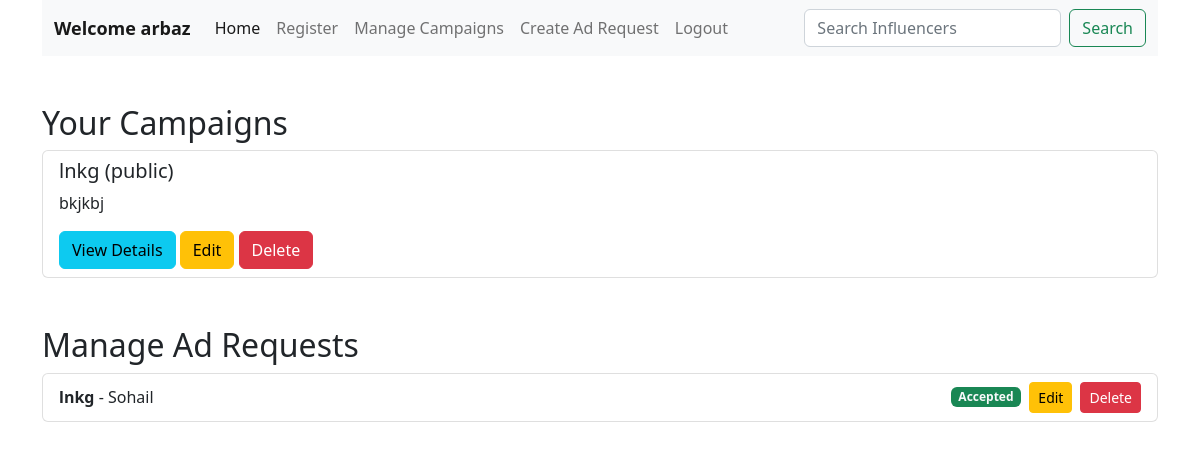
The app's page /sponsor_dashboard (signed in) with its own data.
### Code/models_2.py (models this page shows)
class Sponsor(db.Model):
    sponsor_id = db.Column(db.Integer, primary_key=True)
    user_id = db.Column(db.Integer, db.ForeignKey('user.user_id'), nullable=False)
    name = db.Column(db.String, nullable=False)
    industry = db.Column(db.String, nullable=False)
    budget = db.Column(db.Numeric, nullable=False)
    campaigns = db.relationship('Campaign', backref='sponsor')

class Campaign(db.Model):
    campaign_id = db.Column(db.Integer, primary_key=True)
    sponsor_id = db.Column(db.Integer, db.ForeignKey('sponsor.sponsor_id'), nullable=False)
    name = db.Column(db.String, nullable=False)
    description = db.Column(db.String, nullable=False)
    start_date = db.Column(db.Date, nullable=False)
    end_date = db.Column(db.Date, nullable=False)
    budget = db.Column(db.Numeric, nullable=False)
    visibility = db.Column(db.String, nullable=False)
    goals = db.Column(db.String, nullable=False)
    ad_requests = db.relationship('AdRequest', backref='campaign')

class AdRequest(db.Model):
    ad_request_id = db.Column(db.Integer, primary_key=True)
    campaign_id = db.Column(db.Integer, db.ForeignKey('campaign.campaign_id'), nullable=False)
    influencer_id = db.Column(db.Integer, db.ForeignKey('influencer.influencer_id'), nullable=False)
    messages = db.Column(db.Text, nullable=False)
    requirements = db.Column(db.Text, nullable=False)
    payment_amount = db.Column(db.Numeric, nullable=False)
    status = db.Column(db.String(50), nullable=False, default='Pending')

class Influencer(db.Model):
    influencer_id = db.Column(db.Integer, primary_key=True)
    user_id = db.Column(db.Integer, db.ForeignKey('user.user_id'), nullable=False)
    name = db.Column(db.String, nullable=False)
    category = db.Column(db.String, nullable=False)
    niche = db.Column(db.String, nullable=False)
    reach = db.Column(db.Integer, nullable=False)
    ad_requests = db.relationship('AdRequest', backref='influencer')

### Code/app.py (the view)
@app.route('/sponsor_dashboard')
@login_required
def sponsor_dashboard():
    if current_user.role != 'sponsor':
        return redirect(url_for('login'))
    try:
        sponsor = Sponsor.query.filter_by(user_id=current_user.user_id).first()
        if sponsor:
            campaigns = Campaign.query.filter_by(sponsor_id=sponsor.sponsor_id).all()
            ad_requests = AdRequest.query.join(Campaign).filter(Campaign.sponsor_id == sponsor.sponsor_id).all()
            return render_template('sponsors.html', sponsor=sponsor, campaigns=campaigns, ad_requests=ad_requests)
        else:
            flash('Sponsor information not found.')
            return redirect(url_for('login'))
    except Exception as e:
        print(f"Error fetching sponsor data: {e}")
        flash('An error occurred while fetching sponsor data.')
        return redirect(url_for('login'))

### Code/app.py (called while the page is built)
@login_manager.user_loader
def load_user(user_id):
    return User.query.get(int(user_id))

### Code/models_2.py (called while the page is built)
    @property
    def is_active(self):
        return True

### Code/templates/sponsors.html (shortened to what this page needs)
<!DOCTYPE html>
<html lang="en">
<head>
    <link href="https://cdn.jsdelivr.net/npm/bootstrap@5.2.3/dist/css/bootstrap.min.css" rel="stylesheet">
</head>
<body>
    <div class="container">
        <nav class="navbar navbar-expand-lg bg-light mb-3">
            <div class="container-fluid">
                <a class="navbar-brand" href="#"><b><font size="4">Welcome {{ sponsor.name }}</font></b></a>
                <div class="collapse navbar-collapse" id="navbarSupportedContent">
                    <ul class="navbar-nav me-auto mb-2 mb-lg-0">
                        <li class="nav-item">
                            <a class="nav-link active" aria-current="page" href="/"><font size="3">Home</font></a>
                        </li>
                        <li class="nav-item">
                            <a class="nav-link" href="/register"><font size="3">Register</font></a>
                        </li>
                        <li class="nav-item">
                            <a class="nav-link" href="{{ url_for('manage_campaigns') }}"><font size="3">Manage Campaigns</font></a>
                        </li>
                        <li class="nav-item">
                            <a class="nav-link" href="{{ url_for('create_ad_request') }}"><font size="3">Create Ad Request</font></a>
                        </li>
                        <li class="nav-item">
                            <a class="nav-link" href="{{ url_for('logout') }}">Logout</a>
                        </li>
                    </ul>
                    <form class="d-flex" role="search" action="{{ url_for('search_influencers') }}" method="GET">
                        <input class="form-control me-2" type="search" name="query" placeholder="Search Influencers" aria-label="Search">
                        <button class="btn btn-outline-success" type="submit">Search</button>
                    </form>
                </div>
            </div>
        </nav>
        <h2 class="mt-5">Your Campaigns</h2>
        <div class="list-group">
            {% for campaign in campaigns %}
            <div class="list-group-item">
                <h5>{{ campaign.name }} ({{ campaign.visibility }})</h5>
                <p>{{ campaign.description }}</p>
                <a href="{{ url_for('view_campaign', campaign_id=campaign.campaign_id) }}" class="btn btn-info">View Details</a>
                <a href="{{ url_for('update_campaign', campaign_id=campaign.campaign_id) }}" class="btn btn-warning">Edit</a>
                <form method="POST" action="{{ url_for('delete_campaign', campaign_id=campaign.campaign_id) }}" style="display:inline;">
                    <button type="submit" class="btn btn-danger">Delete</button>
                </form>
            </div>
            {% endfor %}
        </div>
        <h2 class="mt-5">Manage Ad Requests</h2>
        <ul class="list-group">
            {% for ad_request in ad_requests %}
            <li class="list-group-item d-flex justify-content-between align-items-center">
                <div>
                    <strong>{{ ad_request.campaign.name }}</strong> - {{ ad_request.influencer.name }}
                </div>
                <div class="d-flex align-items-center">
                    {% if ad_request.status == 'Pending' %}
                        <form method="POST" action="{{ url_for('accept_request', ad_request_id=ad_request.ad_request_id) }}" style="display:inline;">
                            <button type="submit" class="btn btn-success btn-sm me-2">Accept</button>
                        </form>
                        <form method="POST" action="{{ url_for('reject_request', ad_request_id=ad_request.ad_request_id) }}" style="display:inline;">
                            <button type="submit" class="btn btn-danger btn-sm me-2">Reject</button>
                        </form>
                    {% elif ad_request.status == 'Accepted' %}
                        <span class="badge bg-success text-light me-2">Accepted</span>
                    {% elif ad_request.status == 'Rejected' %}
                        <span class="badge bg-danger text-light me-2">Rejected</span>
                    {% else %}
                        <span class="badge bg-secondary text-light me-2">{{ ad_request.status }}</span>
                    {% endif %}
                    <a href="{{ url_for('update_ad_request', ad_request_id=ad_request.ad_request_id) }}" class="btn btn-warning btn-sm me-2">Edit</a>
                    <form method="POST" action="{{ url_for('delete_ad_request', ad_request_id=ad_request.ad_request_id) }}" onsubmit="return confirm('Are you sure you want to delete this ad request?');" style="display:inline;">
                        <button type="submit" class="btn btn-danger btn-sm">Delete</button>
                    </form>
                </div>
            </li>
            {% endfor %}
    </div>
</body>
</html>

### records on screen
Sponsor: name "arbaz"
Campaign: name "lnkg", visibility "public", description "bkjkbj"
AdRequest: campaign.name "lnkg", influencer.name "Sohail", status "Accepted"
